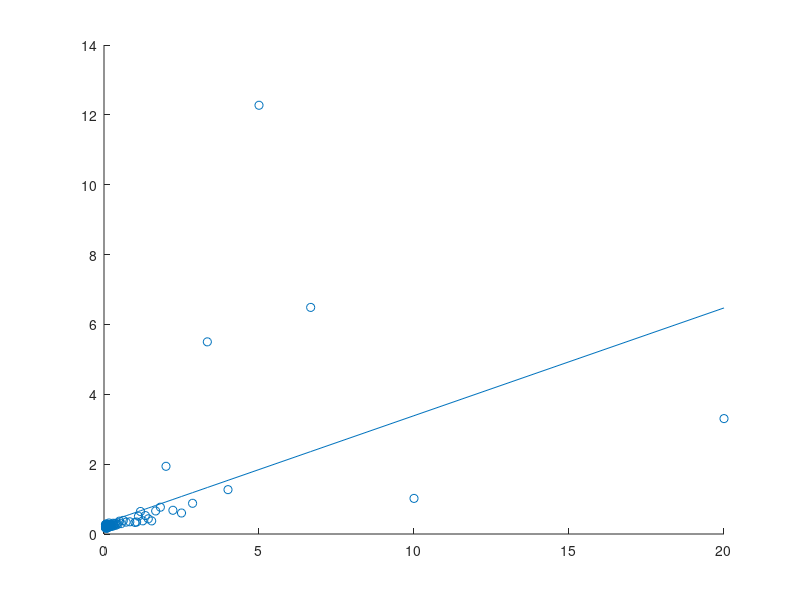
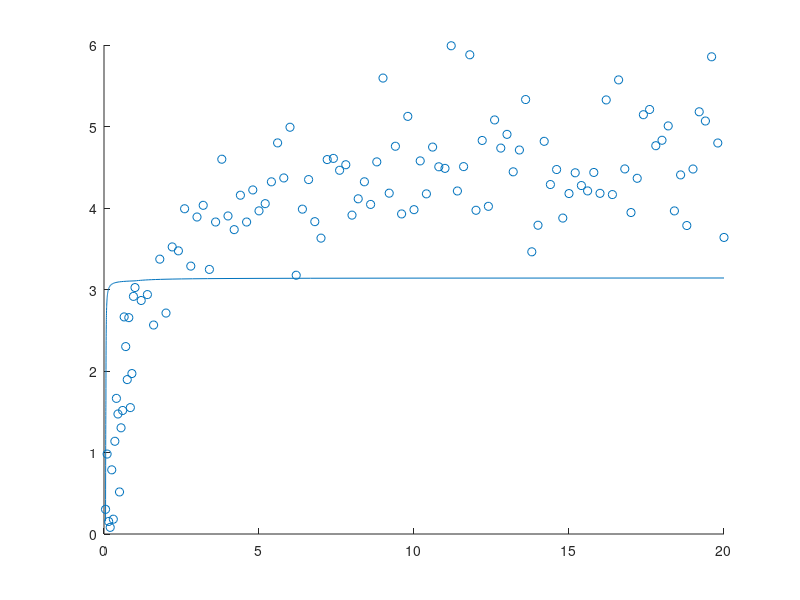
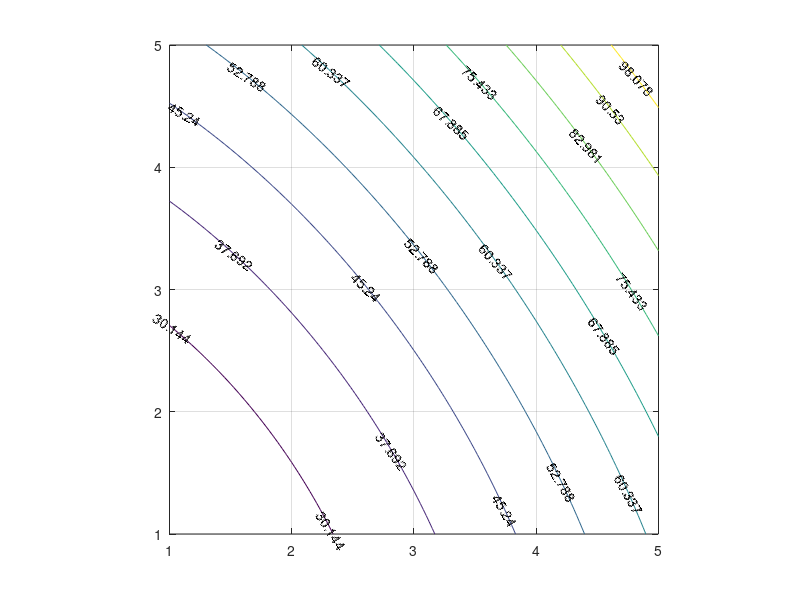
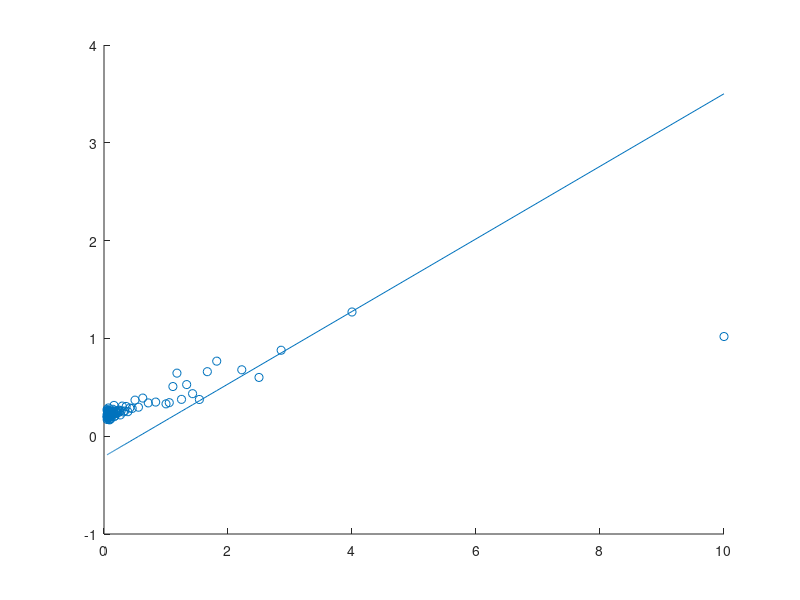

These figures' MATLAB source, in order:
close all
clear all

%% Problem 2 Part 1

[data_ID, S, reactionrate] = textread('Problem2_kineticsData.txt', '%f%f%f', 'headerlines', 1);
t = S;
y = reactionrate;

%take reciprocal to build A and b
t_recip = 1./S;
y_recip = 1./reactionrate;

%take reciprocal to build A and b
z = ones(115, 1);
A = [t_recip z];
b = y_recip;
G = A' * A;
b_new = A' * b;
x_ster = G\b_new;

yrecipfit = x_ster(1) .* t_recip + x_ster(2);

f0 = figure('Name', 'Reciprocal-Transformed Data');

h1 = scatter(t_recip, y_recip);
hold on
plot(t_recip, yrecipfit)
% xlabel(1/S)
% ylabel(1/y) %when i run this the plots just become single points
% title('Initial fit on reciprocal transformed data')

Vmax = 1/x_ster(2);
Km = x_ster(1) * Vmax;


f1 = figure('Name', 'Original Data');

h2 = scatter(t, y);
hold on
yorigfit = Vmax * (S)./(S + Km);
plot(t_recip, flip(yorigfit))
% ylabel(y)
% xlabel(S)
% title('Initial fit on original data')

%% Task 2
data_IDnew=data_ID(6:end);
t_new=[t(2); t(5); t(7:9); t(11:end)];
y_new=[y(2); y(5); y(7:9); y(11:end)];
tn_recip = 1./t_new;
yn_recip = 1./y_new;
z=ones(1,110);
An=[tn_recip z'];
bn=[yn_recip];
Gn=An'*An;
b_newn=An'*bn;
xn=Gn\b_newn;

x1 = 1:0.05:5;
x2 = 1:0.05:5;

[X1, X2] = meshgrid(x1, x2);

Z = (Gn(1)*X1.^2 + Gn(4) * X2.^2 + 2 * Gn(2) * X1.*X2) - 2 * (31.5457 * X1 + X2 *32) + norm(b_newn)^2;
z2 = Z./100;
% ZP=Gn(1).*X1.^2+(2*Gn(4)).*X1.*X2+Gn(2).*X2.^2-(2*b_newn(1)).*X1-(2*b_newn(2)).*X2+norm(b_newn)^2;

f2 = figure('Name', 'Contour Plot');
contour(X1,X2,z2, 'ShowText', 'on')
axis square
grid on

%wo

x0 = [3;1];

zaxisaltitude = (b_newn-Gn*x0)'*(b_newn-Gn*x0);
w0 = 2*(b_newn - Gn * x0);
alph = 0.5 * (w0' * w0)/(w0' * Gn * w0);
x1 = x0 + alph*w0;

rvec = 1;
xk = x0;
n = 2;
zaxisalttot = zaxisaltitude;
wktot = w0;
xktot = x0;
alphktot = alph;
while rvec>1e-4
    zaxisaltk = (b_newn-Gn*xk)'*(b_newn-Gn*xk);
    zaxisalttot = [zaxisalttot zaxisaltk];
    wk = 2*(b_newn - Gn * xk);
    alphk = 0.5 * (wk' * wk)/(wk' * Gn * wk);
    xk = xk + alph*wk;
    rvec = abs(zaxisaltk - zaxisalttot(n-1));
    wktot = [wktot wk];
    alphktot = [alphktot alphk];
 
    xktot = [xktot xk];
    n = n+1;
end

%couldn't get the plot to work properly

optimumx_ster = xktot(:,2);

yrecipfitnew = optimumx_ster(1) .* tn_recip + optimumx_ster(2);

f3 = figure('Name', 'Reciprocal-Transformed Data');

h1 = scatter(tn_recip, yn_recip);
hold on
plot(tn_recip, yrecipfitnew)
% xlabel(1/S)
% ylabel(1/y)
% title('New fit on Reciprocal Transformed Data')

%this obviously isn't right, but i'm not sure where i'm wrong

Vmax_new = 1/optimumx_ster(2);
Km_new = optimumx_ster(1) * Vmax;


f4 = figure('Name', 'Original Data');

h5 = scatter(t_new, y_new);
hold on
ynewfit = Vmax_new * (t_new)./(t_new + Km_new);
plot(tn_recip, ynewfit)
% ylabel(y)
% xlabel(S)
% title('New fit on Original Data')

%% Echoing Resuls
diary vjprob2.txt
echo on
disp('Part 1')
G
b_new
x_ster

data_ID(1)
data_ID(3)
data_ID(4)
data_ID(6)
data_ID(10)

Vmax
Km

disp('Part 2')

zaxisalttot
xktot
wktot
alphktot

Vmax_new
Km_new

echo off